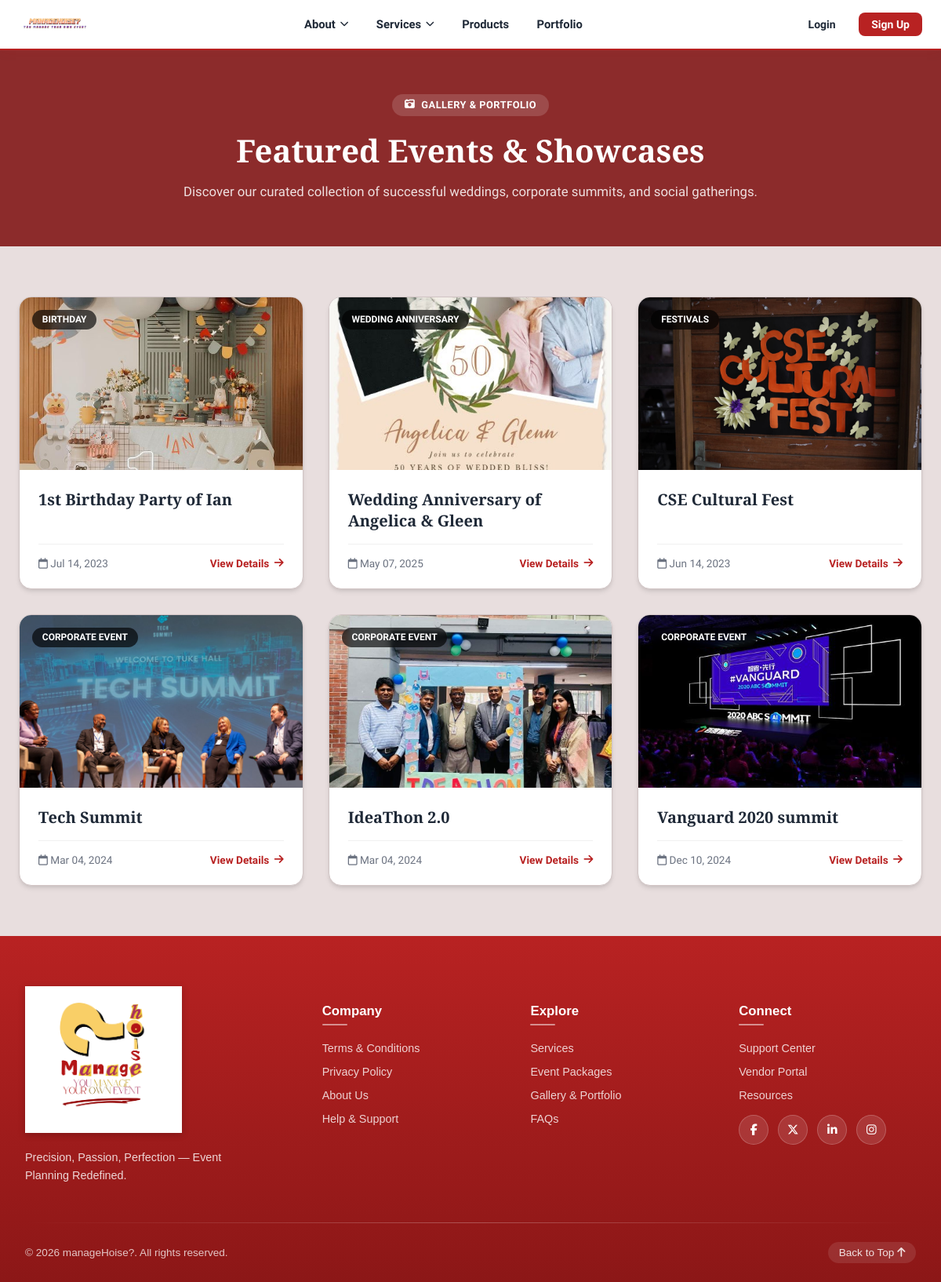
Screenshot of /event_list/ with the database file from the repository.
### EventApp/models.py (models this page shows, shortened)
class Portfolio(models.Model):
    STATUS_CHOICES = [
        ('completed', 'Completed'),
        ('ongoing', 'Ongoing'),
        ('canceled', 'Canceled'),
    ]
    seller = models.ForeignKey(User, on_delete=models.CASCADE, related_name='portfolios', null=True, blank=True)
    title = models.CharField(max_length=100, blank=True)
    event_type = models.CharField(max_length=100, null=True, blank=True)
    event_date = models.DateField()
    location = models.CharField(max_length=255, null=True, blank=True)
    image = models.ImageField(upload_to='events_images/', null=True, blank=True)
    status = models.CharField(max_length=50, choices=STATUS_CHOICES, default='completed')
    team_or_individual = models.CharField(max_length=100, null=True, blank=True)

### EventApp/views.py (the view)
# urls.py: path('event_list/', views.event_list, name='event_list'),
def event_list(request):
    events = Portfolio.objects.all()
    return render(request, 'EventApp/event_list.html', {'events': events})

### template/EventApp/event_list.html (shortened to what this page needs)
{% load static %}
<!DOCTYPE html>
<html lang="en">
<head>
  <link rel="stylesheet" href="https://cdnjs.cloudflare.com/ajax/libs/font-awesome/6.5.1/css/all.min.css" />
  <link rel="stylesheet" href="{% static 'css/header.css' %}" />
  <link rel="stylesheet" href="{% static 'css/footer.css' %}" />
  <link rel="stylesheet" href="{% static 'css/event_list.css' %}" />
</head>
<body class="mh-body">
  {% include 'header.html' %}
  <main class="main-section">
    <section class="events-hero-section">
      <div class="events-hero-container">
        <span class="badge-pill">
          <i class="fa-solid fa-camera-retro"></i> Gallery & Portfolio
        </span>
        <h1 class="events-hero-title">Featured Events & Showcases</h1>
        <p class="events-hero-subtext">Discover our curated collection of successful weddings, corporate summits, and social gatherings.</p>
      </div>
    </section>
    <section class="events-content-section">
      <div class="container">
        <div class="events-grid">
          {% for event in events %}
            <article class="event-card">
              <a href="{% url 'event_detail' event.pk %}" class="event-card-link">
                <div class="event-image-wrapper">
                  {% if event.image %}
                    <img src="{{ event.image.url }}" alt="{{ event.title }}" class="event-image" />
                  {% else %}
                    <img src="https://via.placeholder.com/600x400?text=Event+Showcase" alt="{{ event.title }}" class="event-image" />
                  {% endif %}
                  {% if event.event_type %}
                    <span class="event-category-badge">{{ event.event_type }}</span>
                  {% endif %}
                </div>
                <div class="event-card-content">
                  <h3 class="event-card-title">{{ event.title }}</h3>
                  <div class="event-card-meta">
                    {% if event.event_date %}
                      <span><i class="fa-regular fa-calendar"></i> {{ event.event_date|date:"M d, Y" }}</span>
                    {% endif %}
                    <span class="view-details-link">
                      View Details <i class="fa-solid fa-arrow-right"></i>
                    </span>
                  </div>
                </div>
              </a>
            </article>
          {% endfor %}
        </div>
      </div>
    </section>
  </main>
  {% include 'footer.html' %}
</body>
</html>

### static/css/header.css (style rules this page uses)
:root { --mh-crimson: #b82222; --mh-crimson-hover: #961b1b; --mh-crimson-light: #fdf2f2; --mh-text: #1f2937; --mh-text-muted: #6b7280; --mh-border: #e5e7eb; }

### static/css/event_list.css (style rules this page uses)
:root { --font-sans: 'Plus Jakarta Sans', sans-serif; --font-serif: 'Merriweather', serif; --bg-page: #e8dede; --bg-banner: #8c2b2b; --bg-card: #ffffff; --primary-accent: #b82222; --primary-accent-hover: #961b1b; --text-dark: #1f2937; --text-muted: #6b7280; --text-light: #ffffff; --border-subtle: #d1c4c4; --shadow-md: 0 4px 6px -1px rgba(0, 0, 0, 0.1), 0 2px 4px -1px rgba(0, 0, 0, 0.06); --shadow-hover: 0 20px 25px -5px rgba(0, 0, 0, 0.15), 0 10px 10px -5px rgba(0, 0, 0, 0.04); }
body.mh-body { margin: 0; padding: 0; font-family: var(--font-sans); background-color: var(--bg-page); color: var(--text-dark); min-height: 100vh; display: flex; flex-direction: column; }
.main-section { flex-grow: 1; display: flex; flex-direction: column; }
.container { width: 100%; max-width: 1200px; margin: 0 auto; padding: 0 1.5rem; box-sizing: border-box; }
.events-hero-section { background-color: var(--bg-banner); color: var(--text-light); padding: 3.5rem 1.5rem; text-align: center; }
.events-hero-container { max-width: 800px; margin: 0 auto; }
.badge-pill { display: inline-flex; align-items: center; gap: 0.5rem; background: rgba(255, 255, 255, 0.15); color: var(--text-light); font-size: 0.8rem; font-weight: 700; padding: 0.4rem 1rem; border-radius: 2rem; text-transform: uppercase; letter-spacing: 0.5px; margin-bottom: 1rem; }
.events-hero-title { font-family: var(--font-serif); font-size: 2.5rem; font-weight: 700; margin: 0 0 0.75rem 0; }
.events-hero-subtext { font-size: 1.05rem; color: rgba(255, 255, 255, 0.85); margin: 0; line-height: 1.6; }
.events-content-section { padding: 4rem 0; flex-grow: 1; }
.events-grid { display: grid; grid-template-columns: repeat(auto-fill, minmax(320px, 1fr)); gap: 2rem; }
.event-card { background-color: var(--bg-card); border-radius: 1rem; overflow: hidden; border: 1px solid var(--border-subtle); box-shadow: var(--shadow-md); transition: transform 0.3s ease, box-shadow 0.3s ease; }
.event-card-link { text-decoration: none; color: inherit; display: flex; flex-direction: column; height: 100%; }
.event-image-wrapper { position: relative; width: 100%; height: 220px; overflow: hidden; background-color: #f0f0f0; }
.event-image { width: 100%; height: 100%; object-fit: cover; transition: transform 0.4s ease; }
.event-category-badge { position: absolute; top: 1rem; left: 1rem; background: rgba(0, 0, 0, 0.65); backdrop-filter: blur(4px); color: #ffffff; font-size: 0.75rem; font-weight: 700; padding: 0.35rem 0.8rem; border-radius: 1rem; text-transform: uppercase; }
.event-card-content { padding: 1.5rem; display: flex; flex-direction: column; flex-grow: 1; justify-content: space-between; }
.event-card-title { font-family: var(--font-serif); font-size: 1.25rem; font-weight: 700; color: var(--text-dark); margin: 0 0 1rem 0; line-height: 1.35; }
.event-card-meta { display: flex; justify-content: space-between; align-items: center; font-size: 0.85rem; color: var(--text-muted); border-top: 1px solid #f0f0f0; padding-top: 1rem; }
.view-details-link { color: var(--primary-accent); font-weight: 700; display: inline-flex; align-items: center; gap: 0.4rem; transition: gap 0.2s ease; }

### rows the page displays
Portfolio: image (picture), event_type "BIRTHDAY", title "1st Birthday Party of Ian", event_date "Jul 14, 2023"
Portfolio: image (picture), event_type "WEDDING ANNIVERSARY", title "Wedding Anniversary of Angelica & Gleen", event_date "May 07, 2025"
Portfolio: image (picture), event_type "FESTIVALS", title "CSE Cultural Fest", event_date "Jun 14, 2023"
Portfolio: image (picture), event_type "CORPORATE EVENT", title "Tech Summit", event_date "Mar 04, 2024"
Portfolio: image (picture), event_type "CORPORATE EVENT", title "IdeaThon 2.0", event_date "Mar 04, 2024"
Portfolio: image (picture), event_type "CORPORATE EVENT", title "Vanguard 2020 summit", event_date "Dec 10, 2024"
